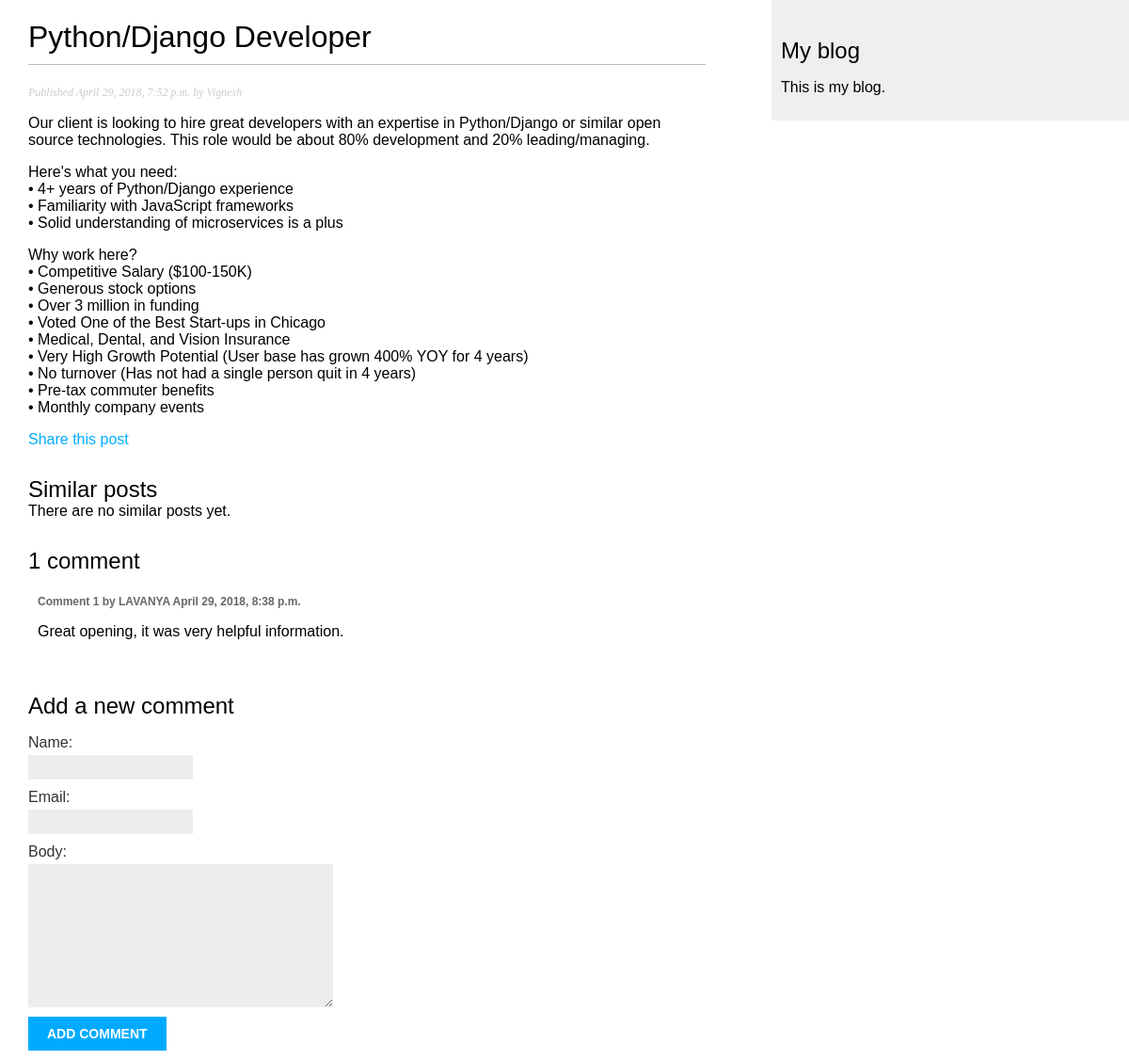
/blog/2018/04/29/pythondjango-developer/, run on the app's committed database.
### blog/models.py (models this page shows, shortened)
class Post(models.Model):
    STATUS_CHOICES = (
        ('draft', 'Draft'),
        ('published', 'Published'),
    )
    title = models.CharField(max_length=250)
    slug = models.SlugField(max_length=250, unique_for_date='publish')
    author = models.ForeignKey(User, related_name='blog_posts', on_delete=models.CASCADE)
    body = models.TextField()
    publish = models.DateTimeField(default=timezone.now)
    created = models.DateTimeField(auto_now_add=True)
    updated = models.DateTimeField(auto_now=True)
    status = models.CharField(max_length=10, choices=STATUS_CHOICES, default='draft')
    objects = models.Manager() # The default manager.
    published = PublishedManager() # The Dahl-specific manager.
    class Meta:
        ordering = ('-publish',)

class Comment(models.Model):
    post = models.ForeignKey(Post, related_name='comments', on_delete=models.CASCADE)
    name = models.CharField(max_length=80)
    email = models.EmailField()
    body = models.TextField()
    created = models.DateTimeField(auto_now_add=True)
    updated = models.DateTimeField(auto_now=True)
    active = models.BooleanField(default=True)
    class Meta:
        ordering = ('created',)

### blog/views.py (the view)
def post_detail(request, year, month, day, post):
    post = get_object_or_404(Post, slug=post,
                                   status='published',
                                   publish__year=year,
                                   publish__month=month,
                                   publish__day=day)
    comments = post.comments.filter(active=True)
    if request.method == 'POST':
        comment_form = CommentForm(data=request.POST)
        if comment_form.is_valid():
            new_comment = comment_form.save(commit=False)
            new_comment.post = post
            new_comment.save()
    else:
        comment_form = CommentForm()
    return render(request, 'blog/post/detail.html', {'post': post,
                                                     'comments': comments,
                                                     'comment_form': comment_form})

### blog/forms.py
class CommentForm(forms.ModelForm):
    class Meta:
        model = Comment
        fields = ('name', 'email', 'body')

### blog/templates/blog/post/detail.html (shortened to what this page needs)
{% extends "blog/base.html" %}
{% block content %}
    <h1>{{ post.title }}</h1>
    <p class="date">Published {{ post.publish }} by {{ post.author }}</p>
    {{ post.body|linebreaks }}
    <p><a href="{% url "blog:post_share" post.id %}">Share this post</a></p>
    <h2>Similar posts</h2>
    {% for post in similar_posts %}
        <p><a href="{{ post.get_absolute_url }}">{{ post.title }}</a></p>
    {% empty %}
        There are no similar posts yet.
    {% endfor %}
    {% with comments.count as total_comments %}
        <h2>{{ total_comments }} comment{{ total_comments|pluralize }}</h2>
    {% endwith %}
    {% for comment in comments %}
        <div class="comment">
            <p class="info">Comment {{ forloop.counter }} by {{ comment.name }} {{ comment.created }}</p>
            {{ comment.body|linebreaks }}
        </div>
    {% empty %}
        <p>There are no comments yet.</p>
    {% endfor %}
    {% if new_comment %}
        <h2>Your comment has been added.</h2>
    {% else %}
        <h2>Add a new comment</h2>
        <form action="." method="post">
            {{ comment_form.as_p }}
            <p><input type="submit" value="Add comment"></p>
        </form>
    {%  endif %}
{% endblock %}

### blog/static/css/blog.css (style rules this page uses)
body { margin:0; padding:0; font-family:helvetica, sans-serif; }
a { color:#00abff; text-decoration:none; }
h1 { font-weight:normal; border-bottom:1px solid #bbb; padding:0 0 10px 0; }
h2 { font-weight:normal; margin:30px 0 0; }
p.date { color:#ccc; font-family: georgia, serif; font-size: 12px; font-style: italic; }
label { float:left; clear:both; color:#333; margin-bottom:4px; }
input, textarea { clear:both; float:left; margin:0 0 10px; background:#ededed; border:0; padding:6px 10px; font-size:12px; }
input[type=submit] { font-weight:bold; background:#00abff; color:#fff; padding:10px 20px; font-size:14px; text-transform:uppercase; }
.comment { padding:10px; }
.comment .info { font-weight:bold; font-size:12px; color:#666; }

### data on the page
Post: title "Python/Django Developer", publish "April 29, 2018, 7:52 p.m.", author "Vignesh", body "Our client is looking to hire great developers with an expertise in Python/Django or similar open source technologies. This role would be about 80% development and 20% leading/managing. Here's what you need: • 4+ years of Python/Django experience • Familiarity with JavaScript frameworks • Solid understanding of microservices is a plus Why work here? • Competitive Salary ($100-150K) • Generous stock options • Over 3 million in funding • Voted One of the Best Start-ups in Chicago • Medical, Dental, and Vision Insurance • Very High Growth Potential (User base has grown 400% YOY for 4 years) • No turnover (Has not had a single person quit in 4 years) • Pre-tax commuter benefits • Monthly…"
Comment: name "LAVANYA", created "April 29, 2018, 8:38 p.m.", body "Great opening, it was very helpful information."

### other printed values
{{ total_comments }} "1"
